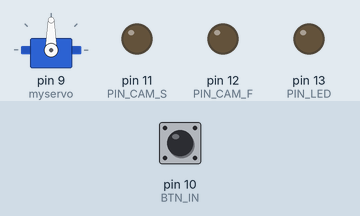
The sketch below on a simulated Arduino Uno, built with avr-gcc and run on an emulated ATmega328P. On the bench: servo, output pins drawn as LEDs (lit = HIGH). The inputs (shaded band) are chosen by the test bench; at power-on: pin 10 (BTN_IN) LOW.

Above: at 1.8 s.
1.9 s: pin 10 (BTN_IN) pulled HIGH for 0.6 s
At 3.2 s:
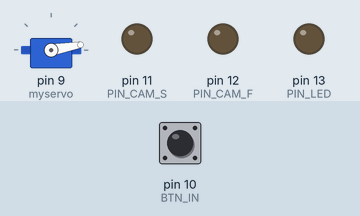
At 17.05 s:
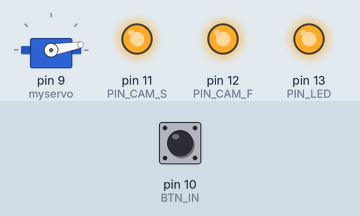
Timing chart, 0 to 27.2 s (numbered marks = the images above; inputs shaded):
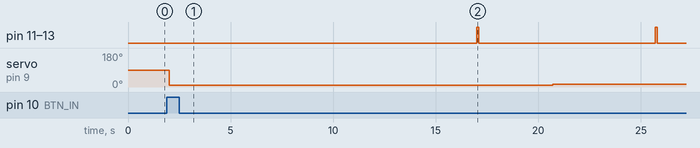

The sketch:

_360deg_photo.ino
```cpp
#include <Servo.h>

#define PIN_CAM_S 11
#define PIN_CAM_F 12
#define PIN_LED 13
#define BTN_IN 10

#define STEP 5

Servo myservo;

int pos = 0;

void setup()
{
  Serial.begin(9600);
  myservo.attach(9);
  pinMode(PIN_CAM_S, OUTPUT);
  pinMode(PIN_CAM_F, OUTPUT);
  pinMode(PIN_LED, OUTPUT);
  pinMode (BTN_IN, INPUT);
}
 int val;

void loop()
{
  val = digitalRead(BTN_IN);
  if(val==1)
  {
    takeRotationPhoto();
  }
  else
  {
    delay(500);
  }
}
void takeRotationPhoto() {

  startupPosition();
  for(pos = 10; pos <= 110; pos += STEP)
  {
    myservo.write(pos);
    delay(5000);
    takeSinglePhoto();
  }
 delay(1000);
}
void takeSinglePhoto ()
{
   takePhoto(100);
   delay(3000);
}
/**
  GWS125-1T
  360deg = 100
*/
void startupPosition ()
{
   myservo.write(10);
  delay(10000);
}
void takeHDR ()
{
    takePhoto(500);
    takePhoto(1000);
    takePhoto(2000);
}

void takePhoto (int exposure)
{

    digitalWrite(PIN_CAM_S, HIGH);
    digitalWrite(PIN_CAM_F, HIGH);
    digitalWrite(PIN_LED, HIGH);
    delay(exposure);
    digitalWrite(PIN_CAM_S, LOW);
    digitalWrite(PIN_CAM_F, LOW);
    digitalWrite(PIN_LED, LOW);
    delay(600);
}
```

Measured:
- after the input at 1.9 s, pin 11 (PIN_CAM_S), pin 12 (PIN_CAM_F), pin 13 (PIN_LED): alternates HIGH for 0.10 s and LOW for 8.6 s, starting after 15.1 s; servo on pin 9 (myservo): 90° → 10° after 0.10 s, → 15° 18.7 s later
